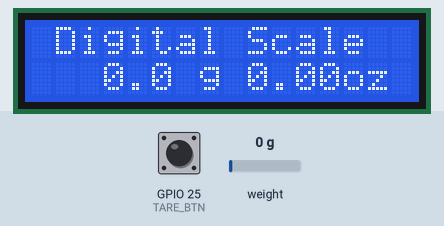
A sketch run on a simulated ESP32. On the bench: 16×2 character LCD. The inputs (shaded band) are chosen by the test bench; at power-on: GPIO 25 (TARE_BTN) HIGH, weight on the scale 0 g. What the sketch prints to the serial monitor is not drawn.

Above: at 4.7 s.
4.8 s: GPIO 25 (TARE_BTN) pulled LOW for 0.25 s
At 5.5 s:
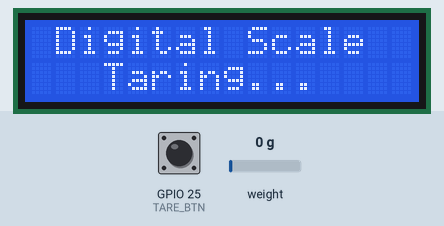
8.0 s: weight on the scale set to 100 g
At 9.2 s:
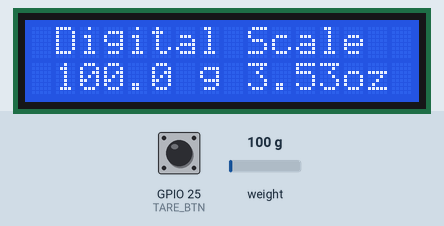
9.5 s: weight on the scale set to 1250 g
At 10.2 s:
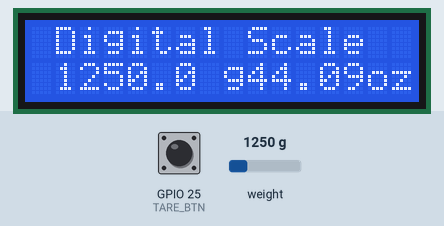
11.1 s: weight on the scale set to 100 g
At 12.5 s:
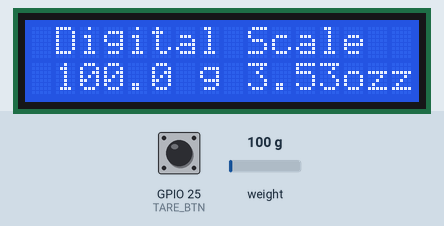
12.8 s: weight on the scale set to 2500 g
At 13.6 s:
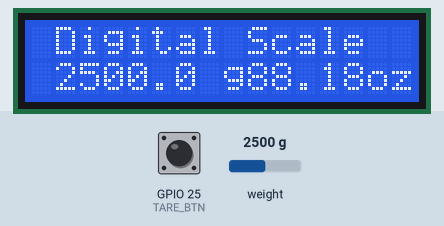
15.8 s: GPIO 25 (TARE_BTN) pulled LOW for 1 s
At 17.8 s:
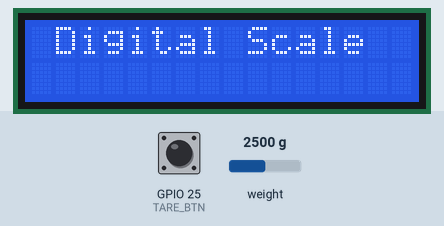
Timing chart, 0 to 19.3 s (numbered marks = the images above; inputs shaded):
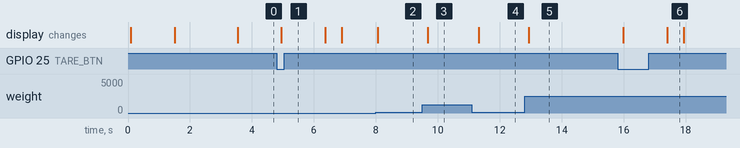

Measured:
- after the input at 4.8 s, the display: changes after 0.15 s (image 1)
- after the input at 8.0 s, the display: changes after 0.06 s (image 2)
- after the input at 9.5 s, the display: changes after 0.18 s (image 3)
- after the input at 11.1 s, the display: changes after 0.21 s (image 4)
- after the input at 12.8 s, the display: changes after 0.14 s (image 5)
- after the input at 15.8 s, the display: first changes after 0.19 s (image 6 shows a later state)
- what the display in image 6 shows lasts 0.5 s, from 17.4 s to 17.9 s

The sketch:

LOADCELL_WITH_LCD__STAR_.ino
```cpp
// Converted for ESP32
// Original: Viral Science - Arduino Digital Weight Scale HX711 Load Cell Module
// Libraries required:
//  - HX711_ADC  (https://github.com/olkal/HX711_ADC)
//  - LiquidCrystal_I2C

#include <HX711_ADC.h>
#include <Wire.h>
#include <LiquidCrystal_I2C.h>

// ----------------- USER CHANGEABLE PINS -----------------
// HX711 wiring (change if you used different pins)
const int HX711_DOUT = 23; // HX711 DT -> ESP32 GPIO 23
const int HX711_SCK  = 22; // HX711 SCK -> ESP32 GPIO 22

// I2C pins for LCD (ESP32 allows any free pins for Wire.begin)
const int I2C_SDA = 18;    // LCD SDA -> ESP32 GPIO 18
const int I2C_SCL = 19;    // LCD SCL -> ESP32 GPIO 19

// Tare button pin (use a safe free pin)
const int TARE_BTN = 25;   // push button to ground (INPUT_PULLUP)


// ----------------- OBJECTS -----------------
HX711_ADC LoadCell(HX711_DOUT, HX711_SCK); // HX711_ADC constructor (dout, sck)
LiquidCrystal_I2C lcd(0x27, 16, 2);       // LCD I2C address (0x27 common). Run I2C scanner if unsure.

// ----------------- CALIBRATION -----------------
// Keep your existing cal factor or update after calibration
float calFactor = 375.0; // adjust per your calibration (comment from original: for 100 g)
int a = 0;
float b = 0;

void setup() {
  // Serial debug
  Serial.begin(115200);
  delay(20);

  // init tare button
  pinMode(TARE_BTN, INPUT_PULLUP); // button to GND

  // Initialize I2C on custom pins
  Wire.begin(I2C_SDA, I2C_SCL);

  // LCD init
  lcd.init();        // initialize the lcd (may also work with lcd.begin())
  lcd.backlight();

  // HX711 init
  LoadCell.begin();
  // give the HX711 some time to settle
  LoadCell.start(1000);
  // set calibration factor (use your previously found value or change after real calibration)
  LoadCell.setCalFactor(calFactor);

  // show startup
  lcd.setCursor(1, 0);
  lcd.print("Digital Scale ");
  lcd.setCursor(0, 1);
  lcd.print(" 5KG MAX LOAD ");
  delay(2000);
  lcd.clear();
}

void loop() {
  // update load cell reading
  LoadCell.update();
  float i = LoadCell.getData(); // get weight in grams (depending on cal factor)

  // handle negative sign display (original did abs and printed '-')
  if (i < 0) {
    i = -i;
    lcd.setCursor(0, 1);
    lcd.print("-");
    lcd.setCursor(8, 1);
    lcd.print("-");
  } else {
    lcd.setCursor(0, 1);
    lcd.print(" ");
    lcd.setCursor(8, 1);
    lcd.print(" ");
  }

  // display heading
  lcd.setCursor(1, 0);
  lcd.print("Digital Scale ");

  // print grams (with 1 decimal)
  lcd.setCursor(1, 1);
  // ensure we clear leftover digits if number shrinks
  char buf[17];
  snprintf(buf, sizeof(buf), "%5.1f g ", i);
  lcd.print(buf);

  // print ounces converted
  float z = i / 28.3495;
  // position at column 9 (0-indexed)
  lcd.setCursor(9, 1);
  // print with 2 decimals
  char ozbuf[8];
  snprintf(ozbuf, sizeof(ozbuf), "%4.2f", z);
  lcd.print(ozbuf);
  lcd.print("oz");

  // Overload check (same as original)
  if (i >= 5000) {
    i = 0;
    lcd.setCursor(0, 0);
    lcd.print("  Over Loaded   ");
    delay(200);
  }

  // Tare button pressed? (button wired to GND)
  if (digitalRead(TARE_BTN) == LOW) {
    lcd.setCursor(0, 1);
    lcd.print("   Taring...    ");
    // re-start/stabilize HX711 (same approach as original)
    LoadCell.start(1000);
    // blank the data row after taring
    lcd.setCursor(0, 1);
    lcd.print("                ");
    // small debounce
    delay(300);
  }

  // also print to Serial for debugging
  Serial.print("Weight (g): ");
  Serial.println(i, 2);

  delay(200); // faster update; increase if needed to reduce noise on display
}
```
